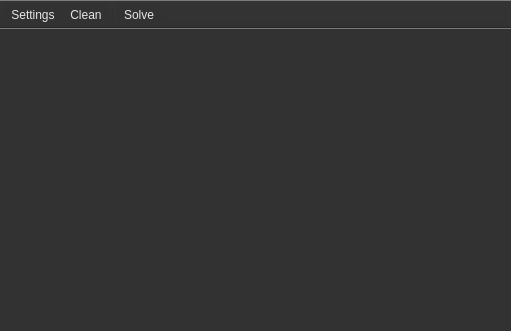
<?xml version="1.0" encoding="UTF-8"?>
<ui version="4.0">
 <class>LinearEquation</class>
 <widget class="QMainWindow" name="LinearEquation">
  <property name="geometry">
   <rect>
    <x>0</x>
    <y>0</y>
    <width>511</width>
    <height>331</height>
   </rect>
  </property>
  <property name="windowTitle">
   <string>LinearEquation</string>
  </property>
  <property name="styleSheet">
   <string notr="true">font: 12pt &quot;Arial&quot;;
background-color: rgb(50, 50, 50);
gridline-color: rgb(150,150,150);
color: rgb(230,230,230);</string>
  </property>
  <widget class="QWidget" name="centralWidget">
   <layout class="QHBoxLayout" name="horizontalLayout">
    <item>
     <widget class="QTableWidget" name="matrix">
      <property name="layoutDirection">
       <enum>Qt::LeftToRight</enum>
      </property>
      <property name="styleSheet">
       <string notr="true">font: 11pt &quot;Arial&quot;;
background-color: rgb(50, 50, 50);
color: rgb(230,230,230);</string>
      </property>
      <property name="frameShape">
       <enum>QFrame::NoFrame</enum>
      </property>
      <property name="sizeAdjustPolicy">
       <enum>QAbstractScrollArea::AdjustToContents</enum>
      </property>
      <property name="alternatingRowColors">
       <bool>false</bool>
      </property>
      <property name="textElideMode">
       <enum>Qt::ElideMiddle</enum>
      </property>
      <property name="showGrid">
       <bool>true</bool>
      </property>
      <property name="cornerButtonEnabled">
       <bool>false</bool>
      </property>
      <property name="rowCount">
       <number>0</number>
      </property>
      <property name="columnCount">
       <number>0</number>
      </property>
      <attribute name="horizontalHeaderVisible">
       <bool>false</bool>
      </attribute>
      <attribute name="horizontalHeaderCascadingSectionResizes">
       <bool>false</bool>
      </attribute>
      <attribute name="horizontalHeaderDefaultSectionSize">
       <number>80</number>
      </attribute>
      <attribute name="verticalHeaderVisible">
       <bool>false</bool>
      </attribute>
      <attribute name="verticalHeaderDefaultSectionSize">
       <number>45</number>
      </attribute>
      <attribute name="verticalHeaderHighlightSections">
       <bool>true</bool>
      </attribute>
     </widget>
    </item>
   </layout>
  </widget>
  <widget class="QToolBar" name="mainToolBar">
   <property name="layoutDirection">
    <enum>Qt::LeftToRight</enum>
   </property>
   <property name="movable">
    <bool>false</bool>
   </property>
   <property name="allowedAreas">
    <set>Qt::TopToolBarArea</set>
   </property>
   <property name="toolButtonStyle">
    <enum>Qt::ToolButtonTextOnly</enum>
   </property>
   <property name="floatable">
    <bool>true</bool>
   </property>
   <attribute name="toolBarArea">
    <enum>TopToolBarArea</enum>
   </attribute>
   <attribute name="toolBarBreak">
    <bool>false</bool>
   </attribute>
   <addaction name="actionSettings"/>
   <addaction name="actionClean"/>
   <addaction name="separator"/>
   <addaction name="actionSolve"/>
  </widget>
  <action name="actionSettings">
   <property name="text">
    <string>Settings</string>
   </property>
  </action>
  <action name="actionClean">
   <property name="text">
    <string>Clean</string>
   </property>
   <property name="toolTip">
    <string>Clean</string>
   </property>
  </action>
  <action name="actionSolve">
   <property name="enabled">
    <bool>true</bool>
   </property>
   <property name="text">
    <string>Solve</string>
   </property>
  </action>
 </widget>
 <layoutdefault spacing="6" margin="11"/>
 <resources/>
 <connections/>
</ui>
